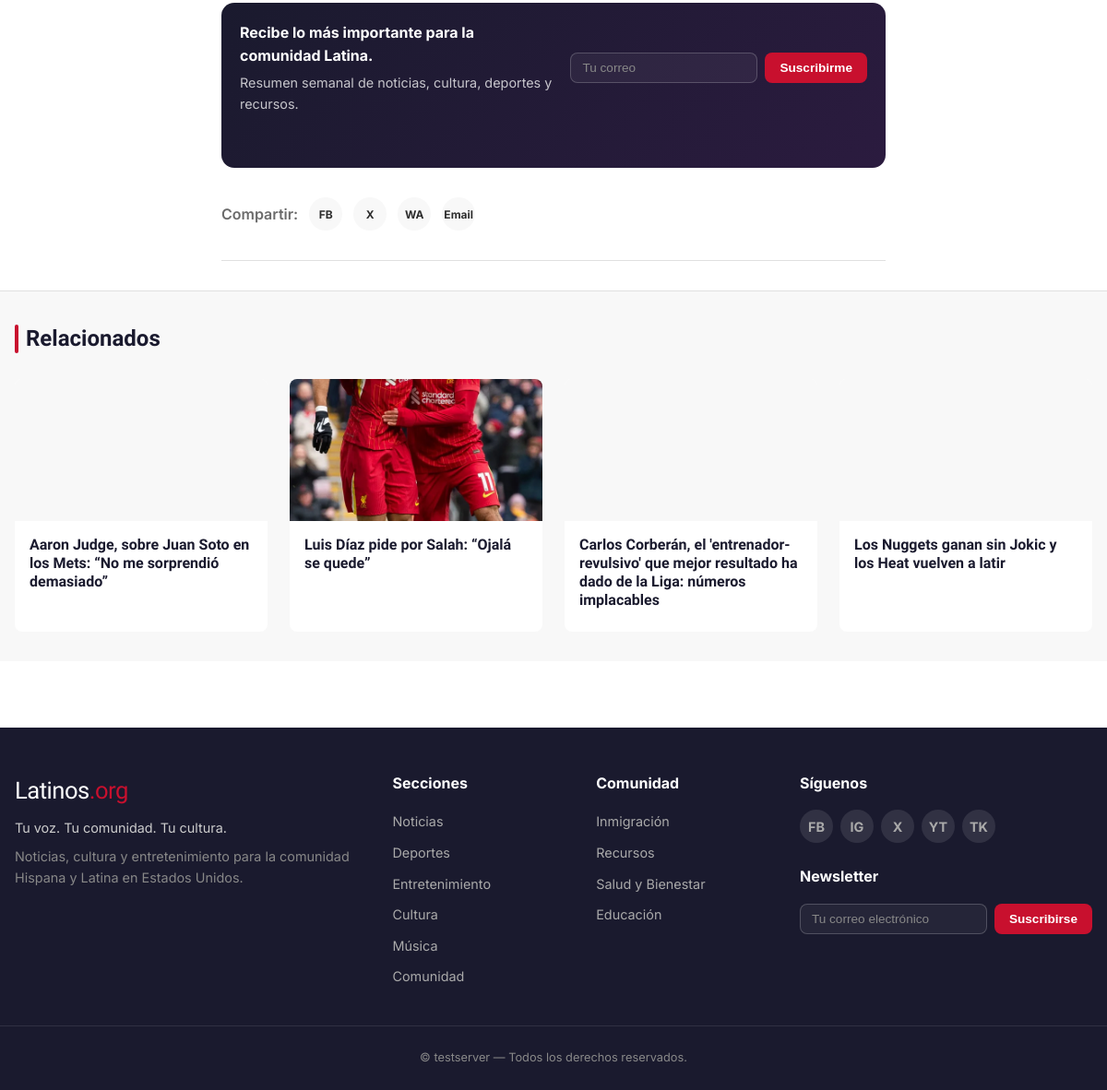
The app's page /articulo/devers-rechaza-ceder-tercera-base-bregman-red-sox (lower part), older data.
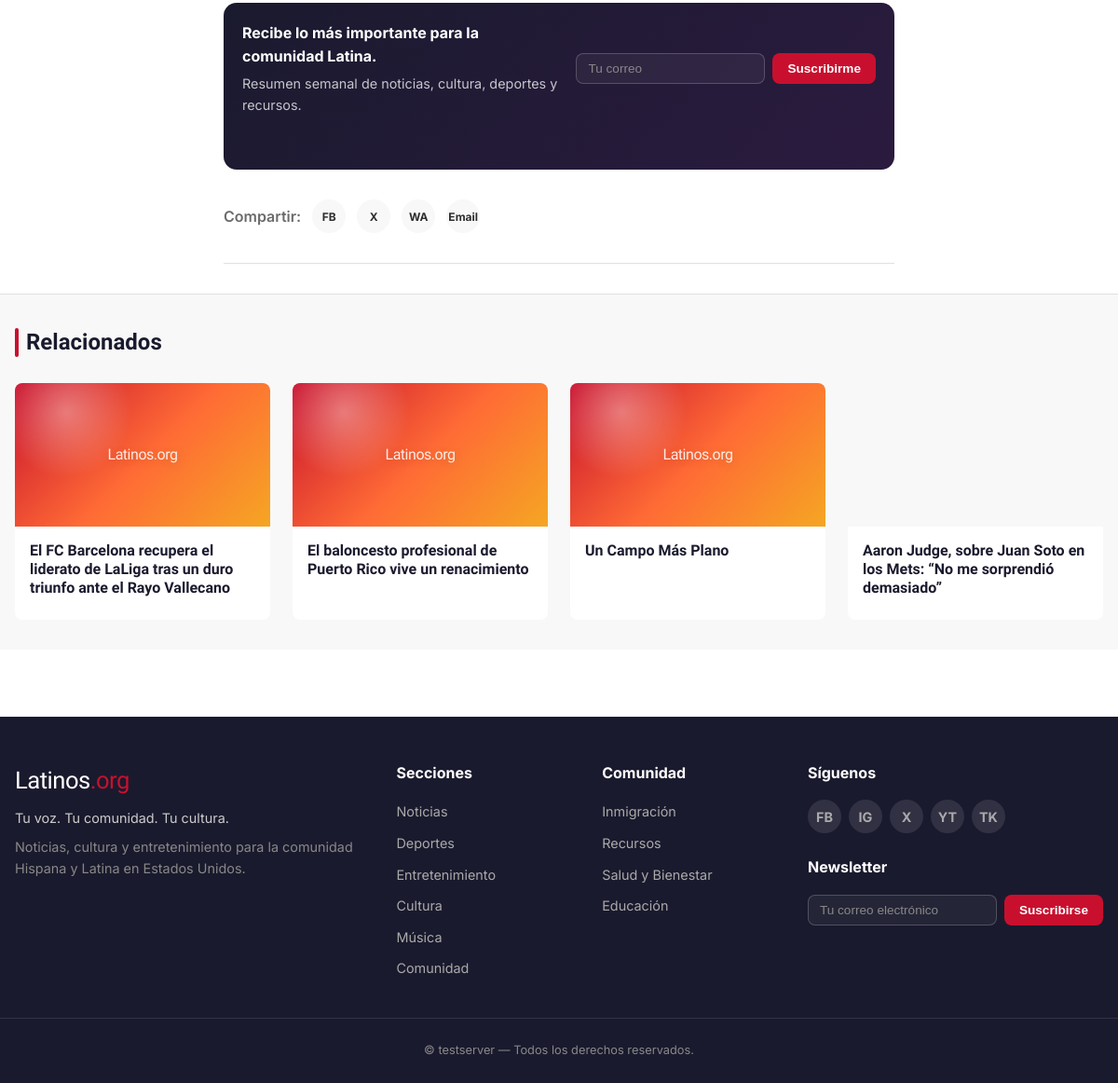
The same page, newer data.
### models.py (models this page shows)
class Article(Base):
    __tablename__ = "articles"
    id = Column(Integer, primary_key=True)
    raw_article_id = Column(Integer, ForeignKey("raw_articles.id"), nullable=True)
    category_id = Column(Integer, ForeignKey("categories.id"), nullable=True)
    title = Column(Text, nullable=False)
    slug = Column(String(300), unique=True, nullable=False, index=True)
    body_markdown = Column(Text, nullable=False)
    body_html = Column(Text)
    excerpt = Column(Text)
    title_en = Column(Text)
    body_markdown_en = Column(Text)
    body_html_en = Column(Text)
    excerpt_en = Column(Text)
    meta_description = Column(String(200))
    tags = Column(Text)  # JSON array
    language = Column(String(10), default="es")  # es, en, bilingual
    author_display = Column(String(200), default="Latinos.org")
    source_credit = Column(String(500))  # Attribution to original source
    image_url = Column(Text)  # Relative path: /static/images/articles/xxx.webp
    image_alt = Column(Text)
    image_credit = Column(String(500))
    quality_score = Column(Float, default=0.0)  # 0.0 to 1.0 from LLM QA step
    content_type = Column(String(50), default="news")  # news, opinion, listicle, feature
    status = Column(String(30), default="draft", index=True)
    created_at = Column(DateTime, default=datetime.utcnow)
    approved_at = Column(DateTime)
    published_at = Column(DateTime, index=True)
    scheduled_for = Column(DateTime)
    view_count = Column(Integer, default=0)
    is_breaking = Column(Boolean, default=False)
    is_featured = Column(Boolean, default=False)
    category_rel = relationship("Category", back_populates="articles")
    raw_article_rel = relationship("RawArticle", back_populates="articles")

### routes.py (the view)
@router.get("/articulo/{slug}", response_class=HTMLResponse)
async def article_page(request: Request, slug: str):
    db: Session = next(get_db())
    article = db.execute(
        select(Article).options(joinedload(Article.category_rel)).where(Article.slug == slug)
    ).scalars().first()
    if not article or article.status != "published":
        raise HTTPException(status_code=404, detail="Artículo no encontrado")
    article.view_count += 1
    db.commit()
    related = []
    if article.category_id:
        related = db.execute(
            select(Article).options(joinedload(Article.category_rel))
            .where(Article.status == "published")
            .where(Article.category_id == article.category_id)
            .where(Article.id != article.id)
            .order_by(desc(Article.published_at))
            .limit(4)
        ).scalars().all()
    categories = db.execute(
        select(Category)
        .where(Category.is_active == True)
        .order_by(Category.display_order)
    ).scalars().all()
    article_url = str(request.url)
    encoded_url = quote_plus(article_url)
    encoded_title = quote_plus(article.title)
    return request.app.state.templates.TemplateResponse("article.html", {
        "request": request,
        "article": article,
        "related": related,
        "categories": categories,
        "share_urls": {
            "facebook": f"https://www.facebook.com/sharer/sharer.php?u={encoded_url}",
            "x": f"https://twitter.com/intent/tweet?text={encoded_title}&url={encoded_url}",
            "whatsapp": f"https://wa.me/?text={encoded_title}%20{encoded_url}",
            "email": f"mailto:?subject={encoded_title}&body={encoded_url}",
        },
    })

### templates/article.html (shortened to what this page needs)
{% extends "base.html" %}
{% block content %}
<article class="article-page">
    <div class="container">
        <aside class="article-newsletter-card">
            <div>
                <strong>Recibe lo más importante para la comunidad Latina.</strong>
                <p>Resumen semanal de noticias, cultura, deportes y recursos.</p>
            </div>
            <form class="newsletter-form" data-newsletter-form data-newsletter-source="article" data-article-id="{{ article.id }}">
                <input type="email" name="email" placeholder="Tu correo" aria-label="Email" required>
                <button type="submit">Suscribirme</button>
            </form>
            <div class="newsletter-message" aria-live="polite"></div>
        </aside>
        <div class="share-buttons">
            <span class="share-label">Compartir:</span>
            <a href="{{ share_urls.facebook }}" target="_blank" rel="noopener" class="share-btn" data-share-article="{{ article.id }}" data-share-network="facebook">FB</a>
            <a href="{{ share_urls.x }}" target="_blank" rel="noopener" class="share-btn" data-share-article="{{ article.id }}" data-share-network="x">X</a>
            <a href="{{ share_urls.whatsapp }}" target="_blank" rel="noopener" class="share-btn" data-share-article="{{ article.id }}" data-share-network="whatsapp">WA</a>
            <a href="{{ share_urls.email }}" class="share-btn" data-share-article="{{ article.id }}" data-share-network="email">Email</a>
        </div>
    </div>
    {% if related %}
    <section class="related-section">
        <div class="container">
            <h2 class="section-title">Relacionados</h2>
            <div class="category-grid">
                {% for a in related %}
                    <a href="/articulo/{{ a.slug }}" class="article-card">
                        <div class="card-image">
                            {% if a.image_url %}
                                <img src="{{ a.image_url }}" alt="{{ a.image_alt or a.title }}" width="640" height="360" loading="lazy" decoding="async">
                            {% else %}
                                <div class="card-image-placeholder"></div>
                            {% endif %}
                        </div>
                        <div class="card-body">
                            <h3 class="card-title">{{ a.title }}</h3>
                        </div>
                    </a>
                {% endfor %}
            </div>
        </div>
    </section>
    {% endif %}
</article>
{% endblock %}

Row changes from the older to the newer data that the page shows:
no longer on this page (row unchanged): Article: image_url (picture), title "Luis Díaz pide por Salah: “Ojalá se quede”"
no longer on this page (row unchanged): Article: image_url (picture), title "Carlos Corberán, el 'entrenador-revulsivo' que mejor resultado ha dado de la Liga: números implacables"
no longer on this page (row unchanged): Article: image_url (picture), title "Los Nuggets ganan sin Jokic y los Heat vuelven a latir"
now on this page (row edited): Article: title "El FC Barcelona recupera el liderato de LaLiga tras un duro triunfo ante el Rayo Vallecano"
now on this page (row edited): Article: title "El baloncesto profesional de Puerto Rico vive un renacimiento"
now on this page (row edited): Article: title "Un Campo Más Plano"
